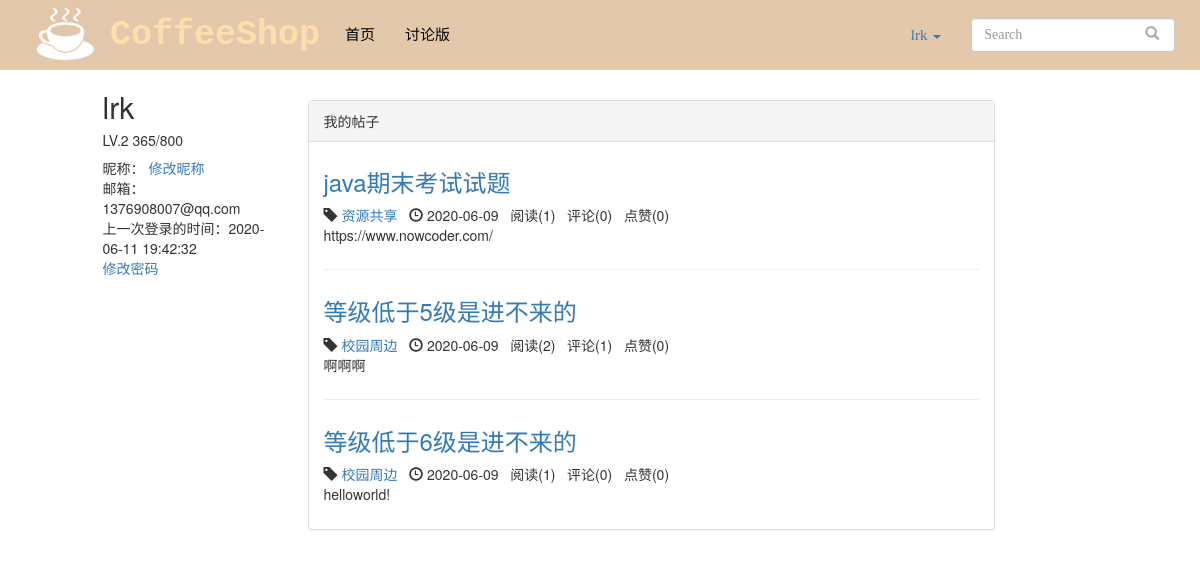
/user/user_info/ (signed in), run on the app's committed database.
### user/models.py (models this page shows, shortened)
class Profile(models.Model):
    user = models.OneToOneField(User, on_delete=models.CASCADE, verbose_name='昵称')
    nickname = models.CharField(max_length=20)
    level=models.IntegerField(default=0)

### blog/models.py (models this page shows, shortened)
class Blog(models.Model, ReadNumExpandMethod):
    title = models.CharField(max_length=50)
    blog_type = models.ForeignKey(BlogType, on_delete=models.CASCADE)
    content = RichTextUploadingField()
    author = models.ForeignKey(User, on_delete=models.CASCADE)
    read_details = GenericRelation(ReadDetail)
    created_time = models.DateTimeField(auto_now_add=True)
    last_updated_time = models.DateTimeField(auto_now=True)
    blog_limit=models.IntegerField(default=0)
    class Meta:
        ordering = ['-created_time']

class BlogType(models.Model):
    type_name = models.CharField(max_length=15)
    def __str__(self):
        return self.type_name

### read_statistics/models.py (models this page shows)
class ReadNum(models.Model):
    read_num = models.IntegerField(default=0)
    content_type = models.ForeignKey(ContentType, on_delete=models.CASCADE)
    object_id = models.PositiveIntegerField()
    content_object = GenericForeignKey('content_type', 'object_id')

### likes/models.py (models this page shows)
class LikeCount(models.Model):
    content_type = models.ForeignKey(ContentType, on_delete=models.CASCADE)
    object_id = models.PositiveIntegerField()
    content_object = GenericForeignKey('content_type', 'object_id')
    liked_num = models.IntegerField(default=0)

### user/views.py (the view)
# urls.py: path('user_info/', views.user_info, name='user_info'),
def user_info(request):
    user=request.user
    if not user.is_authenticated:
        return redirect(request.GET.get('from', reverse('home')))
    my_all_blogs=Blog.objects.filter(author=request.user)
    paginator = Paginator(my_all_blogs, 10)
    page_num = request.GET.get('page', 1) # 获取url的页面参数（GET请求）
    page_of_blogs = paginator.get_page(page_num)
    context = {}
    context['my_all_blogs'] = my_all_blogs
    context['page_of_blogs'] = page_of_blogs
    return render(request, 'user/user_info.html', context)

### user/forms.py (shortened to what this page needs)
class LoginForm(forms.Form):
    username_or_email = forms.CharField(
        label='用户名或邮箱',
        widget=forms.TextInput(attrs={'class':'form-control', 'placeholder':'请输入用户名或邮箱'})
    )
    password = forms.CharField(label='密码',
                               widget=forms.PasswordInput(attrs={'class':'form-control', 'placeholder':'请输入密码'}))

### comment/templatetags/comment_tags.py (called while the page is built)
@register.simple_tag
def get_comment_count(obj):
    content_type = ContentType.objects.get_for_model(obj)
    return Comment.objects.filter(content_type=content_type, object_id=obj.pk).count()

### likes/templatetags/likes_tags.py (called while the page is built)
@register.simple_tag
def get_like_count(obj):
    content_type = ContentType.objects.get_for_model(obj)
    like_count, created = LikeCount.objects.get_or_create(content_type=content_type, object_id=obj.pk)
    return like_count.liked_num

### read_statistics/models.py (called while the page is built)
    def get_read_num(self):
        try:
            ct = ContentType.objects.get_for_model(self)
            readnum = ReadNum.objects.get(content_type=ct, object_id=self.pk)
            return readnum.read_num
        except exceptions.ObjectDoesNotExist:
            return 0

### user/context_processors.py (called while the page is built)
def login_modal_form(request):
    return {'login_modal_form': LoginForm()}

### user/models.py (called while the page is built)
def get_level(self):
    if Profile.objects.filter(user=self).exists():
        profile = Profile.objects.get(user=self)
        return profile.level
    else:
        return ''

def get_nickname(self):
    if Profile.objects.filter(user=self).exists():
        profile = Profile.objects.get(user=self)
        return profile.nickname
    else:
        return ''

def has_nickname(self):
    return Profile.objects.filter(user=self).exists()

### user/templates/user/user_info.html (shortened to what this page needs)
{% extends 'base.html' %}
{% block nav_home_active %}active{% endblock %}
{% load staticfiles %}
{% load comment_tags %}
{% load likes_tags %}
{% block header_extends %}
<link rel="stylesheet" href="{% static 'blog/blog.css' %}">
{% endblock %}
{% block content %}
<div class="containter">
    <div class="row">
        <div class="col-md-2 col-md-offset-1"> {% if user.is_authenticated %}
            <h2>{{ user.username }}</h2>
            <h5> {% if user.get_level >= 4000 %}LV.6 full/full
                {% elif user.get_level >= 2500 %}LV.5 {{user.get_level}}/4000
                {% elif user.get_level >= 1500 %}LV.4 {{user.get_level}}/2500
                {% elif user.get_level >= 800 %}LV.3 {{user.get_level}}/1500
                {% elif user.get_level >= 300 %}LV.2 {{user.get_level}}/800
                {% elif user.get_level > 0 %}LV.1 {{user.get_level}}/300
                {% else %}LV.0
                {% endif %} </h5>
            <ul>
                <li>昵称：{{ user.get_nickname }} <a href="{% url 'change_nickname' %}?from={{ request.get_full_path }}">修改昵称</a></li>
                <li>邮箱：{% if user.email %}{{ user.email }}{% else %}未绑定 <a href="{% url 'bind_email' %}?from={{ request.get_full_path }}">绑定邮箱</a>{% endif %}</li>
                <li>上一次登录的时间：{{ user.last_login|date:"Y-m-d H:i:s" }}</li>
                <li><a href="{% url 'change_password' %}">修改密码</a></li>
            </ul>
        </div>
        <div class="col-md-7">
			<div style="height: 30px">
			</div>
            <div class="panel panel-default">
                <div class="panel-heading">{% block blog_list_title %}我的帖子{% endblock %}</div>
                <div class="panel-body"> {% for blog in page_of_blogs %}
                    <div class="blog">
                        <h3><a href="{% url 'blog_detail' blog.pk %}">{{ blog.title }}</a></h3>
                        <p class="blog-info"> <span class="glyphicon glyphicon-tag"></span> <a href="{% url 'blogs_with_type' blog.blog_type.pk %}">{{ blog.blog_type }}</a>&nbsp;&nbsp; <span class="glyphicon glyphicon-time"></span> {{ blog.created_time|date:"Y-m-d" }}&nbsp;&nbsp;
                            阅读({{ blog.get_read_num }})&nbsp;&nbsp;
                            评论({% get_comment_count blog %})&nbsp;&nbsp;
                            点赞({% get_like_count blog %}) </p>
                        <p>{{ blog.content|striptags|truncatechars_html:120 }}</p>
                    </div>
                    {% empty %}
                    <div class="blog">
                        <h3>暂无帖子，敬请期待</h3>
                    </div>
                    {% endfor %} </div>
            </div>
        </div>
        {% else %} <span>未登录，跳转到首页...</span>
        <script type="text/javascript">
                        window.location.href = '/';
                    </script>
        {% endif %} </div>
</div>
{% endblock %}

### templates/base.html (shortened to what this page needs)
{% load staticfiles %}
<!DOCTYPE html>
<html lang="zh-CN" style="height: 100%">
<head>
    <link rel="stylesheet" href="{% static 'bootstrap-3.3.7/css/bootstrap.min.css' %}">
	<link rel="stylesheet" href="{% static 'base.css' %}">
    {% block header_extends %}{% endblock %}
</head>
<body style="height: 100%">
    <div class="navbar navbar_customize navbar-fixed-top" role="navigation">
        <div class="container-fluid container-fluid_customize">
			<div class="navbar-header navbar-header_logo">
				<a href="{% url 'home' %}"><img src="{% static 'coffee_shop_logo.png' %}" alt="coffee_shop_logo"/></a>
			</div>
            <div class="navbar-header navbar-header_customize">
				<div>
                	<a href="{% url 'home' %}" class="a_website_title_customize">CoffeeShop</a>
				</div>
            </div>
			<div class="navbar_left_customize">
            <div class="collapse navbar-collapse">
                <ul class="nav navbar-nav">
                    <li class="{% block nav_home_active %}{% endblock %}">
                        <a href="{% url 'home' %}" class="a_block_title_customize">首页</a>
                    </li>
                    <li class="{% block nav_blog_active %}{% endblock %}">
                        <a href="{% url 'blog_list' %}" class="a_block_title_customize">讨论版</a>
                    </li>
                </ul>
				</div>
					</div>
			<div class="navbar_right_customize">
            <div class="collapse navbar-collapse">
                <ul class="nav navbar-nav navbar-right">
                    {% if not user.is_authenticated %}
                        <li>
                            <a href="{% url 'login' %}?from={{ request.get_full_path }}" class="a_block_title_customize">登录</a>
                        </li>
                        <li>
                            <a href="{% url 'register' %}?from={{ request.get_full_path }}" class="a_block_title_customize">注册</a>
                        </li>
                    {% else %}
                        <li class="dropdown">
                            <a href="#" class="dropdown-toggle" data-toggle="dropdown" role="button">
                                {% if user.has_nickname %}
                                    {{ user.get_username }}
                                {% else %}
                                    {{ user.get_username }}
                                {% endif %}
                                <span class="caret"></span>
                            </a>
                        </li>
                    {% endif %}
                    <li>
                        <form class="navbar-form search-form" action="{% url 'search' %}">
                            <div class="form-group">
                                <input type="text" name="wd" class="form-control" placeholder="Search">
                            </div>
                            <button type="submit" class="btn btn-default">
                                <span class="glyphicon glyphicon-search"></span>
                            </button>
                        </form>
                    </li>
                </ul>
            </div>
				</div>
        </div>
    </div>
    {% block content %}{% endblock %}
</body>
</html>

### static/base.css (style rules this page uses)
* { margin: 0; padding: 0; }
body { margin-top: 70px!important; }
ul { list-style-type: none!important; }
ul.navbar-right { margin-right: 0; }
.search-form button[type="submit"] { background: none; border: none; margin-left: -3em; color: #aaa; }
.navbar_customize { height: 70px; background-color: rgb(227,200,172); }
.container-fluid_customize { position: relative; }
.navbar-header_logo { position: absolute; left: 30px; }
.navbar-header_customize { position: absolute; left: 110px; padding-top: 10px; font-size: 35px; font-weight: bold; font-family: Courier New; }
.navbar_left_customize { position: absolute; left: 330px; top: 10px; font-family: Microsoft JhengHei; font-size: 15px; }
.navbar_right_customize { position: absolute; right: 10px; top: 10px; font-family: Microsoft JhengHei; font-size: 15px; }
.a_website_title_customize { text-decoration: none; color: navajowhite; }
.a_block_title_customize { color: black; }

### blog/static/blog/blog.css (style rules this page uses)
div.blog:not(:last-child) { margin-bottom: 2em; padding-bottom: 1em; border-bottom: 1px solid #eee; }
div.blog h3 { margin-top: 0.5em; }
div.blog p.blog-info { margin-bottom: 0; }

### data on the page
Blog: title "java期末考试试题", blog_type "资源共享", created_time "2020-06-09", get_read_num "1", id "0", id.liked_num "0", content "https://www.nowcoder.com/"
Blog: title "等级低于5级是进不来的", blog_type "校园周边", created_time "2020-06-09", get_read_num "2", id "1", id.liked_num "0", content "啊啊啊"
Blog: title "等级低于6级是进不来的", blog_type "校园周边", created_time "2020-06-09", get_read_num "1", id "0", id.liked_num "0", content "helloworld!"

### other printed values
{{ user.get_username }} "lrk"
{{ user.username }} "lrk"
{{ user.get_level }} "365"
{{ user.email }} "1376908007@qq.com"
{{ user.last_login|date:"Y-m-d H:i:s" }} "2020-06-11 19:42:32"
